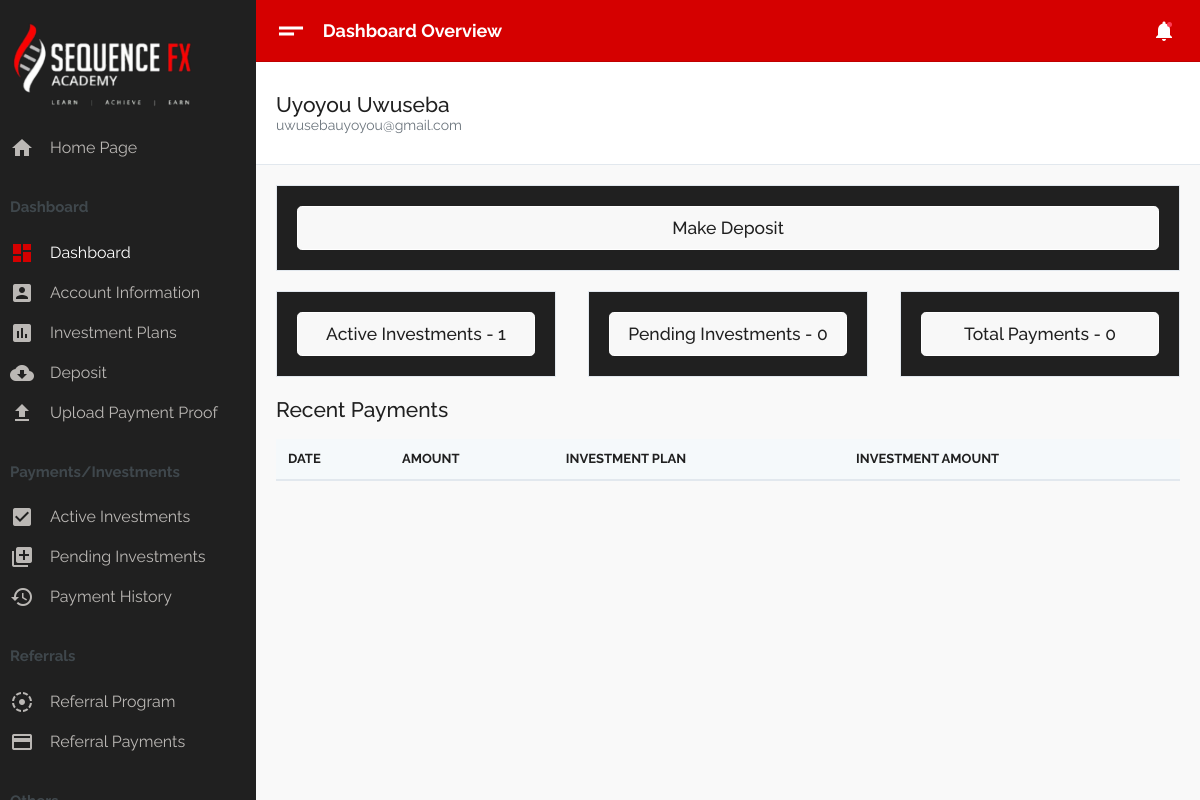
The app's page /dashboard/ (signed in) with its own data.
### dashboard/models.py (models this page shows, shortened)
class User(models.Model):
    first_name = models.CharField(max_length=30)
    last_name = models.CharField(max_length=30)
    email = models.EmailField(blank=True,unique=True)
    password = models.CharField(max_length=300)
    country = models.CharField(max_length=50,null=True,blank=True)
    phone_number = models.CharField(max_length=50,null=True,blank=True)
    bank_name = models.CharField(max_length=20,null=True,blank=True)
    bank_account_number = models.CharField(max_length=20,null=True,blank=True)
    bank_account_name=models.CharField(max_length=50,null=True,blank=True)
    is_verified = models.BooleanField(default=False)

### dashboard/views.py (the view)
# urls.py: path("",views.index,name="index"),
def index(request):
    try:
        user_id = request.session['user_id']
    except KeyError:
        return HttpResponseRedirect(reverse("mainsite:login"))
    else:
        try:
            user = User.objects.get(pk=user_id)
        except User.DoesNotExist:
            return HttpResponseRedirect(reverse("mainsite:login"))
        else:
            active_investments=len(Investment.objects.filter(pop__user=user,is_active=True))
            a_investments=Investment.objects.filter(pop__user=user,is_active=True)[:5]
            pending_investments=len(ProofOfPayment.objects.filter(user=user,is_valid=1))
            p_investments=ProofOfPayment.objects.filter(user=user,is_valid=1)[:5]
            total_payments=len(Payment.objects.filter(investment__pop__user=user))
            payments=Payment.objects.filter(investment__pop__user=user)[:5]
            context = {
                "user":user,
                "page_name":'Dashboard Overview',
                'slug':'index',
                'active_investments':active_investments,
                'pending_investments':pending_investments,
                'total_payments':total_payments,
                'a_investments':a_investments,
                'p_investments':p_investments,
                'payments':payments
                }
            return render(request,"dashboard/index.html",context)
    return render(request,"dashboard/index.html")

### dashboard/templates/dashboard/index.html (shortened to what this page needs)
{% extends './base.html' %}
{% load humanize %}
{% block content %}
<div class="container-fluid">
    {% include './include.html' %}
    <p class="h4 m-0">Recent Payments</p><br>
    <div class="table-responsive">
        <table class="table m-0">
            <thead>
                <tr class="bg-fade">
                    <th>Date</th>
                    <th>Amount</th>
                    <th>Investment Plan</th>
                    <th>Investment Amount</th>
                </tr>
            </thead>
        </table>
    </div>
</div>
{% endblock %}

### dashboard/templates/dashboard/base.html (shortened to what this page needs)
<!DOCTYPE html>
<html lang="en" dir="ltr">
    {% load static %}
<head>
    <link type="text/css" href="{% static 'dashboard/assets/css/vendor-morris.css' %}" rel="stylesheet">
    <link type="text/css" href="{% static 'dashboard/assets/css/vendor-bootstrap-datepicker.css' %}" rel="stylesheet">
    <link type="text/css" href="{% static 'dashboard/assets/css/app.css' %}" rel="stylesheet">
    <link type="text/css" href="{% static 'dashboard/assets/css/app.rtl.css' %}" rel="stylesheet">
    <link type="text/css" href="{% static 'dashboard/assets/vendor/simplebar.css' %}" rel="stylesheet">
</head>
<body>
    <div class="mdk-drawer-layout js-mdk-drawer-layout" data-fullbleed data-push data-responsive-width="992px" data-has-scrolling-region>
        <div class="mdk-drawer-layout__content">
            <div class="mdk-header-layout js-mdk-header-layout  mdk-header--fixed  mdk-header-layout__content--scrollable">
                <div class="mdk-header js-mdk-header bg-primary" data-fixed>
                    <div class="mdk-header__content">
                        <nav class="navbar navbar-expand-md bg-primary navbar-dark d-flex-none">
                            <button class="btn btn-link text-white pl-0" type="button" data-toggle="sidebar">
    <i class="material-icons align-middle md-36">short_text</i>
  </button>
                            <div class="page-title m-0">{{ page_name }}</div>
                            <div class="collapse navbar-collapse" id="mainNavbar">
                                <ul class="navbar-nav ml-auto align-items-center">
                                    <li class="nav-item dropdown notifications d-flex align-self-center align-items-center" id="navbarNotifications">
                                        <a href="#" class="nav-link dropdown-toggle notifications--active" data-toggle="dropdown" aria-expanded="false">
          <i class="material-icons align-middle">notifications</i>
        </a>
                                    </li>
                                </ul>
                            </div>
                        </nav>
                    </div>
                </div>
                <div class="mdk-header-layout__content top-navbar mdk-header-layout__content--scrollable h-100">
                    <div class="py-4 mb-3 bg-white border-bottom">
                        <div class="container-fluid container-account">
                            <div class="row">
                                <div class="col-lg-6">
                                    <div class="media media-user-info align-items-center">
                                        <div class="media-body lh-1">
                                            <p class="h4 m-0"> {{ user.first_name }} {{ user.last_name }} </p>
                                            <p class="text-muted mb-0"> {{ user.email }} </p>
                                        </div>
                                    </div>
                                </div>
                                <div class="col-lg-6"></div>
                            </div>
                        </div>
                    </div>
                    {% block global %}
                        {% include './info.html'%}
                    {% endblock %}
                    {% block content %}{% endblock %}
                <br /><br /><br /><br /><br />
                </div>
            </div>
        </div>
        <div class="mdk-drawer js-mdk-drawer" id="default-drawer">
            <div class="mdk-drawer__content">
                <div class="mdk-drawer__inner" data-simplebar data-simplebar-force-enabled="true">
                    <nav class="drawer  drawer--dark">
                        <div class="drawer-spacer">
                            <div class="media align-items-center">
                                <a href="{% url 'mainsite:index' %}" class="h5 m-0 text-link"><img src="{% static 'dashboard/assets/images/logo-icon.png' %}" alt="logo"></a>
                            </div>
                        </div>
                        <ul class="drawer-menu" id="dasboardMenu" data-children=".drawer-submenu">
                            <li class="drawer-menu-item">
                                <a href="{% url 'mainsite:index' %}">
        <i class="material-icons">home</i>
        <span class="drawer-menu-text"> Home Page</span>
      </a>
                            </li>
                        </ul>
                        <div class="py-2 drawer-heading">
                            Dashboard
                        </div>
                        <ul class="drawer-menu" id="dasboardMenu" data-children=".drawer-submenu">
                            <li class="drawer-menu-item {% if slug == 'index' %} active {% endif %}">
                                <a href="{% url 'dashboard:index' %}">
        <i class="material-icons">dashboard</i>
        <span class="drawer-menu-text"> Dashboard</span>
      </a>
                            </li>
                            <li class="drawer-menu-item {% if slug == 'account-info' %} active {% endif %}">
                                <a href="{% url 'dashboard:account-info' %}">
        <i class="material-icons">account_box</i>
        <span class="drawer-menu-text"> Account Information</span>
      </a>
                            </li>
                            <li class="drawer-menu-item {% if slug == 'investment-plans' %} active {% endif %}">
                                <a href="{% url 'dashboard:investment-plans' %}">
        <i class="material-icons">insert_chart</i>
        <span class="drawer-menu-text"> Investment Plans</span>
      </a>
                            </li>
                            <li class="drawer-menu-item {% if slug == 'make-deposit' %} active {% endif %}">
                                <a href="{% url 'dashboard:deposit' %}">
        <i class="material-icons">cloud_download</i>
        <span class="drawer-menu-text"> Deposit </span>
      </a>
                            </li>
                            <li class="drawer-menu-item {% if slug == 'upload-pop' %} active {% endif %}">
                                <a href="{% url 'dashboard:upload-pop' %}">
        <i class="material-icons">file_upload</i>
        <span class="drawer-menu-text"> Upload Payment Proof</span>
      </a>
                            </li>
                        </ul>
                        <div class="py-2 drawer-heading">
                            Payments/Investments
                        </div>
                        <ul class="drawer-menu" id="dasboardMenu" data-children=".drawer-submenu">
                            <li class="drawer-menu-item {% if slug == 'active-investments' %} active {% endif %}">
                                <a href="{% url 'dashboard:active-investments' %}">
        <i class="material-icons">check_box</i>
        <span class="drawer-menu-text"> Active Investments</span>
      </a>
                            </li>
                            <li class="drawer-menu-item {% if slug == 'pending-investments' %} active {% endif %}">
                                <a href="{% url 'dashboard:pending-investments' %}">
        <i class="material-icons">queue</i>
        <span class="drawer-menu-text"> Pending Investments</span>
      </a>
                            </li>
                            <li class="drawer-menu-item {% if slug == 'payment-history' %} active {% endif %}">
                                <a href="{% url 'dashboard:payment-history' %}">
        <i class="material-icons">history</i>
        <span class="drawer-menu-text"> Payment History</span>
      </a>
                            </li>
                        </ul>
                        <div class="py-2 drawer-heading">
                            Referrals
                        </div>
                        <ul class="drawer-menu" id="dasboardMenu" data-children=".drawer-submenu">
                            <li class="drawer-menu-item {% if slug == 'referral-program' %} active {% endif %}">
                                <a href="{% url 'dashboard:referral-program' %}">
        <i class="material-icons">filter_tilt_shift</i>
        <span class="drawer-menu-text"> Referral Program</span>
      </a>
                            </li>
                            <li class="drawer-menu-item {% if slug == 'referral-payments' %} active {% endif %}">
                                <a href="{% url 'dashboard:referral-payments' %}">
        <i class="material-icons">payment</i>
        <span class="drawer-menu-text"> Referral Payments</span>
      </a>
                            </li>
                        </ul>
                        <div class="py-2 drawer-heading">
                        </div>
                    </nav>
                </div>
            </div>
        </div>
    </div>
</body>
</html>

### records on screen
User: first_name "Uyoyou", last_name "Uwuseba", email "uwusebauyoyou@gmail.com"

### other values on screen
{{ page_name }} "Dashboard Overview"
{{ active_investments }} "1"
{{ pending_investments }} "0"
{{ total_payments }} "0"
